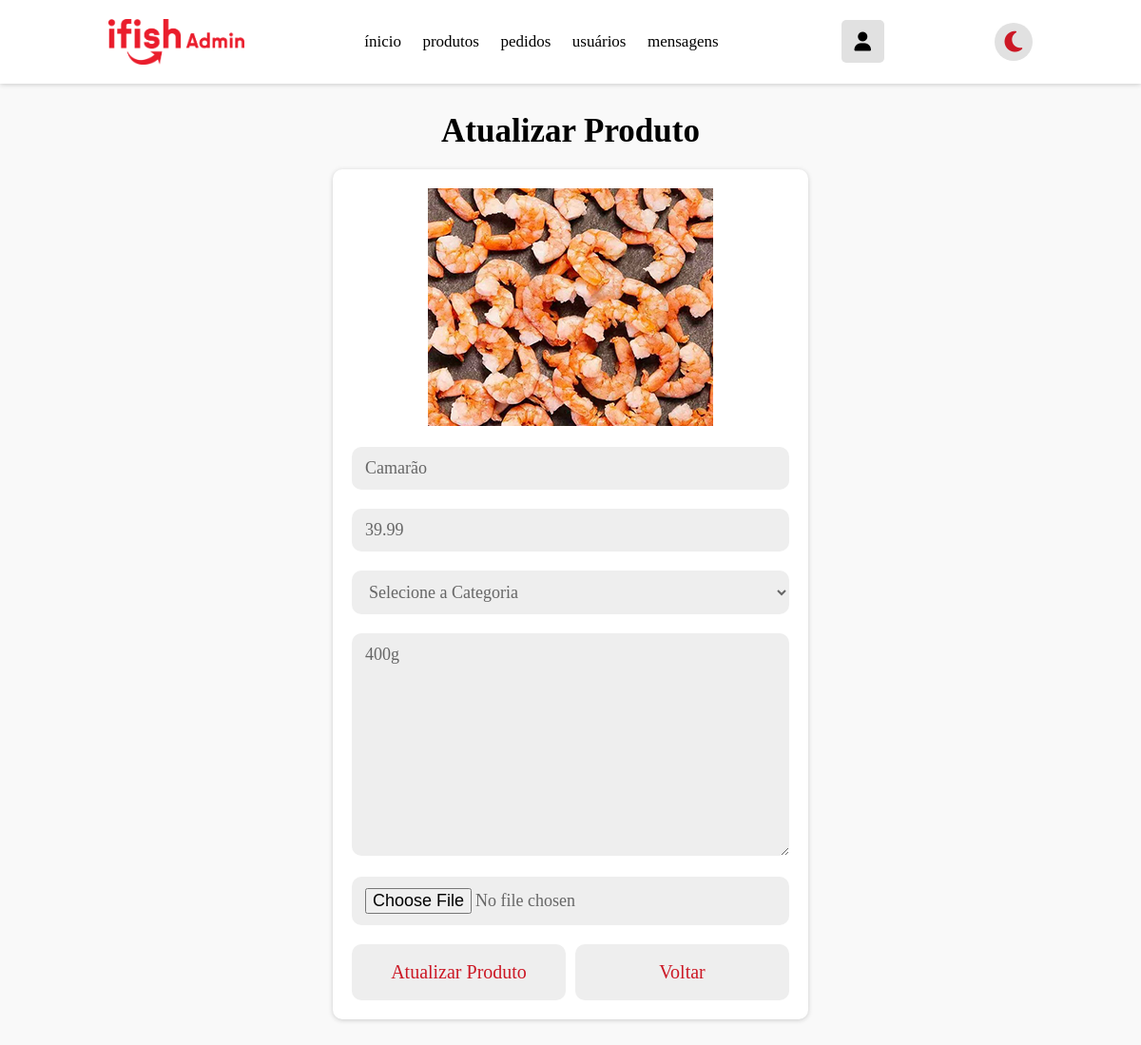
/admin_update_produtos.php?update=37 (signed in), run on the app's committed database.
### tables this page shows
CREATE TABLE `produto` (
  `id` int(100) NOT NULL,
  `nome` varchar(100) NOT NULL,
  `categoria` varchar(20) NOT NULL,
  `detalhe` varchar(500) NOT NULL,
  `preco` varchar(100) NOT NULL,
  `image` varchar(100) NOT NULL
);

### admin_update_produtos.php (the view, shortened to what this page needs)
<!DOCTYPE html>
<html lang="pt-BR">
<head>
   <link rel="stylesheet" href="css/admin_index.css">
   <link rel="stylesheet" href="css/admin_header.css">
   <link rel="stylesheet" href="css/admin_update_produtos.css">
   <link rel="stylesheet" href="https://cdnjs.cloudflare.com/ajax/libs/font-awesome/6.2.0/css/all.min.css" />
</head>
<body class="body">
   <?php include 'admin_header.php'; ?>
   <section class="update-product">
      <h1 class="titulo-update">atualizar produto</h1>
      <?php
      $update_id = $_GET['update'];
      $select_products = $conn->prepare("SELECT * FROM `produto` WHERE id = ?");
      $select_products->execute([$update_id]);
      if ($select_products->rowCount() > 0) {
         while ($fetch_products = $select_products->fetch(PDO::FETCH_ASSOC)) {
      ?>
            <form action="" method="post" enctype="multipart/form-data">
               <img src="uploaded_img/<?= $fetch_products['image']; ?>" alt="">
               <input type="text" name="nome" placeholder="Insira o nome do produto" required class="box" value="<?= $fetch_products['nome']; ?>">
               <input type="number" step="0.01" pattern="^\d*(\.\d{0,2})?$" name="preco" min="0" placeholder="Insira o preço do produto" required class="box" value="<?= $fetch_products['preco']; ?>">
               <select name="categoria" class="box" required>
                  <option value="" selected disabled>Selecione a Categoria</option>
               </select>
               <textarea name="detalhes" required placeholder="Insira os detalhes do produto" class="box" cols="30" rows="10"><?= $fetch_products['detalhe']; ?></textarea>
               <input type="file" name="image" class="box" accept="image/jpg, image/jpeg, image/png">
               <div class="flex-btn">
                  <input type="submit" class="atualizar-btn" value="Atualizar Produto" name="update_produto">
                  <a href="admin_produtos.php" class="option-btn">Voltar</a>
               </div>
            </form>
      <?php
         }
      } else {
         echo '<p class="empty">no products found!</p>';
      }
      ?>
   </section>
</body>
</html>

### css/admin_index.css (style rules this page uses)
:root { --white: #ffffff; --white-medium: #f9f9f9; --light-color: #666; --black: #000000; --red: #cc1825; --dark-red: #9a1e25; --box-shadow: 0 0.1rem 0.5rem #ccc; --box-shadow-dark: 0 0.1rem 0.5rem rgb(20, 20, 20); }
* { font-family: SulSansRegular; margin: 0; padding: 0; box-sizing: border-box; outline: none; border: none; text-decoration: none; text-transform: none; transition: all .2s linear; }
html { font-size: 62.5%; overflow-x: hidden; scroll-behavior: smooth; scroll-padding-top: 6.5rem; }
body { display: block; margin: 0; background: var(--white-medium); }
a { outline: hidden; text-decoration: none; text-align: center; }

### css/admin_header.css (style rules this page uses)
:root { --white: #ffffff; --white-medium: #f9f9f9; --light-color: #666; --black: #000000; --red: #cc1825; --dark-red: #9a1e25; --box-shadow: 0 0.1rem 0.5rem #ccc; --box-shadow-dark: 0 0.1rem 0.5rem rgb(20, 20, 20); }

### css/admin_update_produtos.css (style rules this page uses)
:root { --white: #ffffff; --white-medium: #f9f9f9; --light-color: #666; --black: #000000; --red: #cc1825; --dark-red: #9a1e25; --box-shadow: 0 0.1rem 0.5rem #ccc; --box-shadow-dark: 0 0.1rem 0.5rem rgb(20, 20, 20); }
body { overflow-x: hidden; width: 100%; -webkit-box-sizing: border-box; -moz-box-sizing: border-box; box-sizing: border-box; }
.titulo-update { text-align: center; margin-bottom: 2rem; text-transform: capitalize; color: var(--black); font-size: 3.5rem; }
.update-product { padding: 3rem 2rem; max-width: 1200px; margin: 0 auto; }
.update-product form { max-width: 50rem; padding: 2rem; margin: 0 auto; text-align: center; box-shadow: var(--box-shadow); background-color: var(--white); border-radius: 10px; }
.update-product form img { height: 25rem; object-fit: cover; margin-bottom: 1rem; }
.update-product form .box { width: 100%; background-color: #eee; border-radius: 10px; padding: 1.2rem 1.4rem; font-size: 1.8rem; color: var(--light-color); margin: 1rem 0; }
.flex-btn { display: flex; gap: 1rem; }
.flex-btn>* { flex: 1; }
.option-btn { display: block; width: 100%; margin-top: 1rem; padding: 1.8rem; font-size: 2rem; border-radius: 10px; color: var(--red); cursor: pointer; background: #eee; text-transform: capitalize; }
.atualizar-btn { display: block; width: 100%; margin-top: 1rem; padding: 1.8rem; font-size: 2rem; border-radius: 10px; color: var(--red); cursor: pointer; background: #eee; text-transform: capitalize; }

### data on the page
produto: image (picture), nome "Camarão", preco "39.99", detalhes "400g"
